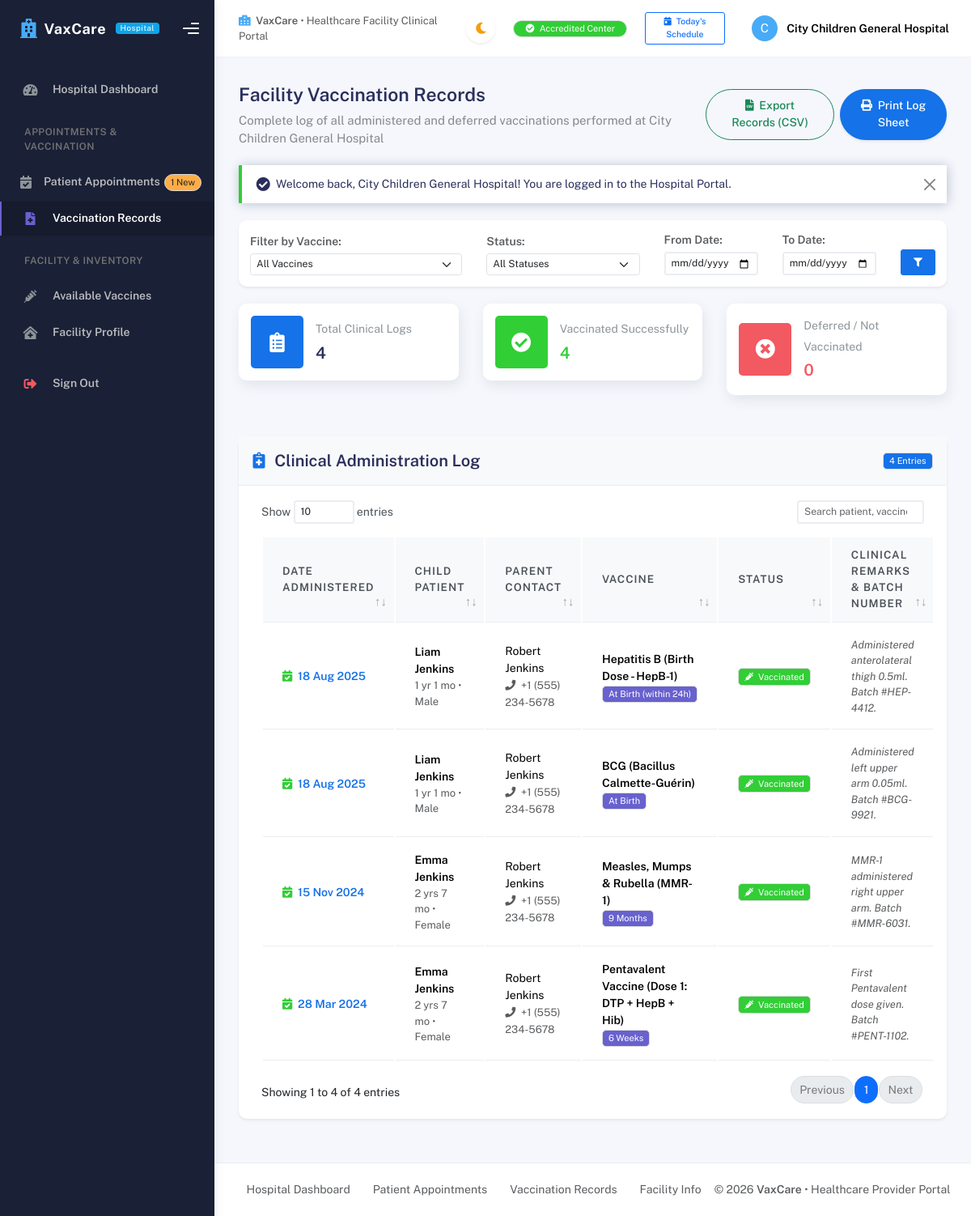
Screenshot of /hospital/records.php (signed in) with the database file from the repository.
### tables this page shows
CREATE TABLE hospitals (
    hospital_id INT AUTO_INCREMENT PRIMARY KEY,
    role_id INT NOT NULL,
    hospital_name VARCHAR(150) NOT NULL,
    address TEXT,
    location VARCHAR(150),
    phone VARCHAR(20),
    email VARCHAR(100) UNIQUE,
    username VARCHAR(50) NOT NULL UNIQUE,
    password VARCHAR(255) NOT NULL,
    status ENUM('Active', 'Inactive', 'Pending', 'Rejected') DEFAULT 'Pending',

    FOREIGN KEY (role_id)
        REFERENCES roles(role_id)
        ON UPDATE CASCADE
        ON DELETE RESTRICT
);

CREATE TABLE vaccination_records (
    record_id INT AUTO_INCREMENT PRIMARY KEY,

    booking_id INT NOT NULL,
    child_id INT NOT NULL,

    vaccination_date DATE NOT NULL,

    status ENUM(
        'Vaccinated',
        'Not Vaccinated'
    ) NOT NULL,

    remarks TEXT,

    FOREIGN KEY (booking_id)
        REFERENCES bookings(booking_id)
        ON UPDATE CASCADE
        ON DELETE CASCADE,

    FOREIGN KEY (child_id)
        REFERENCES children(child_id)
        ON UPDATE CASCADE
        ON DELETE CASCADE,

    UNIQUE (booking_id)
);

CREATE TABLE children (
    child_id INT AUTO_INCREMENT PRIMARY KEY,
    parent_id INT NOT NULL,
    child_name VARCHAR(100) NOT NULL,
    gender ENUM('Male', 'Female', 'Other') NOT NULL,
    date_of_birth DATE NOT NULL,
    address TEXT,
    notes TEXT,

    FOREIGN KEY (parent_id)
        REFERENCES parents(parent_id)
        ON UPDATE CASCADE
        ON DELETE CASCADE
);

CREATE TABLE parents (
    parent_id INT AUTO_INCREMENT PRIMARY KEY,
    role_id INT NOT NULL,
    name VARCHAR(100) NOT NULL,
    email VARCHAR(100) NOT NULL UNIQUE,
    phone VARCHAR(20),
    username VARCHAR(50) NOT NULL UNIQUE,
    password VARCHAR(255) NOT NULL,
    address TEXT,

    FOREIGN KEY (role_id)
        REFERENCES roles(role_id)
        ON UPDATE CASCADE
        ON DELETE RESTRICT
);

CREATE TABLE vaccines (
    vaccine_id INT AUTO_INCREMENT PRIMARY KEY,
    vaccine_name VARCHAR(150) NOT NULL,
    description TEXT,
    age_group VARCHAR(100),
    stock_status ENUM('Available', 'Unavailable') DEFAULT 'Available'
);

### hospital/records.php (the view, shortened to what the rows shown need)
<?php
require_once __DIR__ . '/includes/header.php';
$hospitalId = $currentHospital['id'];
$records = [];
if ($pdo) {
    try {
        $query = "
            SELECT vr.*, c.child_name, c.gender, c.date_of_birth, c.address as child_address,
                   v.vaccine_name, v.age_group,
                   p.name as parent_name, p.phone as parent_phone
            FROM vaccination_records vr
            JOIN bookings b ON vr.booking_id = b.booking_id
            JOIN children c ON vr.child_id = c.child_id
            JOIN vaccines v ON b.vaccine_id = v.vaccine_id
            JOIN parents p ON c.parent_id = p.parent_id
            WHERE b.hospital_id = ?
        ";
        $params = [$hospitalId];
        $query .= " ORDER BY vr.vaccination_date DESC, vr.record_id DESC";
        $stmt = $pdo->prepare($query);
        $stmt->execute($params);
        $records = $stmt->fetchAll();
    } catch (Exception $e) {
        setFlash('error', 'Error loading clinical records: ' . $e->getMessage());
    }
}
?>
<div class="main-panel">
    <?php require_once __DIR__ . '/includes/navbar.php'; ?>
    <div class="container">
        <div class="page-inner">
            <div class="d-flex align-items-left align-items-md-center flex-column flex-md-row pt-2 pb-4">
                <div>
                    <h3 class="fw-bold mb-1">Facility Vaccination Records</h3>
                    <h6 class="op-7 mb-0 text-muted">Complete log of all administered and deferred vaccinations performed at <?= htmlspecialchars($currentHospital['hospital_name']) ?></h6>
                </div>
            </div>
            <div class="card card-round shadow-sm">
                <div class="card-body">
                    <?php if (empty($records)): ?>
                        <div class="text-center py-5 text-muted">
                            <i class="fas fa-file-medical-alt fa-3x mb-3 text-muted"></i>
                            <h5 class="fw-bold">No Records Found</h5>
                            <p class="small text-muted mb-0">No entries match your search filter or no patients have been vaccinated yet.</p>
                        </div>
                    <?php else: ?>
                        <div class="table-responsive">
                            <table class="table table-hover align-middle datatable-custom">
                                <thead class="bg-light">
                                    <tr>
                                        <th>Date Administered</th>
                                        <th>Child Patient</th>
                                        <th>Parent Contact</th>
                                        <th>Vaccine</th>
                                        <th>Status</th>
                                        <th>Clinical Remarks & Batch Number</th>
                                    </tr>
                                </thead>
                                <tbody>
                                    <?php foreach ($records as $r): ?>
                                        <tr>
                                            <td class="fw-bold text-primary">
                                                <i class="fas fa-calendar-check text-success me-1"></i>
                                                <?= formatDate($r['vaccination_date'], 'd M Y') ?>
                                            </td>
                                            <td>
                                                <strong><?= htmlspecialchars($r['child_name']) ?></strong>
                                                <div class="small text-muted"><?= calculateAge($r['date_of_birth']) ?> &bull; <?= htmlspecialchars($r['gender']) ?></div>
                                            </td>
                                            <td>
                                                <div><?= htmlspecialchars($r['parent_name']) ?></div>
                                                <small class="text-muted"><i class="fas fa-phone me-1"></i> <?= htmlspecialchars($r['parent_phone'] ?? '-') ?></small>
                                            </td>
                                            <td>
                                                <div class="fw-bold"><?= htmlspecialchars($r['vaccine_name']) ?></div>
                                                <span class="badge bg-secondary"><?= htmlspecialchars($r['age_group']) ?></span>
                                            </td>
                                            <td>
                                                <?= getStatusBadge($r['status']) ?>
                                            </td>
                                            <td>
                                                <div class="small text-muted fst-italic" style="max-width: 260px;">
                                                    <?= !empty($r['remarks']) ? htmlspecialchars($r['remarks']) : 'Vaccine administered as scheduled.' ?>
                                                </div>
                                            </td>
                                        </tr>
                                    <?php endforeach; ?>
                                </tbody>
                            </table>
                        </div>
                    <?php endif; ?>
                </div>
            </div>
        </div>
    </div>
<?php require_once __DIR__ . '/includes/footer.php'; ?>

### hospital/includes/navbar.php (shortened to what the rows shown need)
<div class="main-header">
    <nav class="navbar navbar-header navbar-header-transparent navbar-expand-lg border-bottom">
        <div class="container-fluid">
            <ul class="navbar-nav topbar-nav ms-md-auto align-items-center">
                <li class="nav-item topbar-user dropdown hidden-caret">
                    <a class="dropdown-toggle profile-pic" data-bs-toggle="dropdown" href="#" aria-expanded="false">
                        <div class="avatar-sm">
                            <span class="avatar-title rounded-circle border border-white bg-info text-white font-weight-bold">
                                <?= strtoupper(substr($currentHospital['hospital_name'] ?? 'H', 0, 1)) ?>
                            </span>
                        </div>
                        <span class="profile-username">
                            <span class="fw-bold"><?= htmlspecialchars($currentHospital['hospital_name'] ?? 'Hospital') ?></span>
                        </span>
                    </a>
                </li>
            </ul>
        </div>
    </nav>
</div>

### config/helpers.php (shortened to what the rows shown need)
<?php
function formatDate($dateStr, $format = 'd M Y') {
    try {
        $date = new DateTime($dateStr);
        return $date->format($format);
    } catch (Exception $e) {
        return htmlspecialchars($dateStr);
    }
}
function calculateAge($dob) {
    try {
        $birthDate = new DateTime($dob);
        $today     = new DateTime('today');
        $diff      = $birthDate->diff($today);
        if ($diff->y > 0) {
            return $diff->y . ' yr' . ($diff->y > 1 ? 's' : '') . ($diff->m > 0 ? ' ' . $diff->m . ' mo' : '');
        } elseif ($diff->m > 0) {
            return $diff->m . ' month' . ($diff->m > 1 ? 's' : '') . ($diff->d > 0 ? ' ' . $diff->d . ' d' : '');
        } else {
            return $diff->d . ' day' . ($diff->d > 1 ? 's' : '');
        }
    } catch (Exception $e) {
        return 'N/A';
    }
}
function getStatusBadge($status) {
    return match ($status) {
        'Approved'   => '<span class="badge bg-info text-white"><i class="fas fa-check-circle me-1"></i> Approved</span>',
        'Completed'  => '<span class="badge bg-success"><i class="fas fa-check-double me-1"></i> Completed</span>',
        'Vaccinated' => '<span class="badge bg-success"><i class="fas fa-syringe me-1"></i> Vaccinated</span>',
        'Not Vaccinated' => '<span class="badge bg-danger"><i class="fas fa-times me-1"></i> Not Vaccinated</span>',
        'Pending'    => '<span class="badge bg-warning text-dark"><i class="fas fa-clock me-1"></i> Pending</span>',
        'Rejected'   => '<span class="badge bg-danger"><i class="fas fa-ban me-1"></i> Rejected</span>',
        'Active'     => '<span class="badge bg-success">Active</span>',
        'Inactive'   => '<span class="badge bg-secondary">Inactive</span>',
        default      => '<span class="badge bg-secondary">' . htmlspecialchars((string)$status) . '</span>',
    };
}

### rows the page displays
hospitals: hospital_name "C", hospital_name "City Children General Hospital"
vaccination_records: vaccination_date "18 Aug 2025", child.child_name "Liam Jenkins", child.date_of_birth "1 yr 1 mo", child.gender "Male", parents.name "Robert Jenkins", parents.phone "+1 (555) 234-5678", vaccines.vaccine_name "Hepatitis B (Birth Dose - HepB-1)", vaccines.age_group "At Birth (within 24h)", status "Vaccinated", remarks "Administered anterolateral thigh 0.5ml. Batch #HEP-4412."
vaccination_records: vaccination_date "18 Aug 2025", child.child_name "Liam Jenkins", child.date_of_birth "1 yr 1 mo", child.gender "Male", parents.name "Robert Jenkins", parents.phone "+1 (555) 234-5678", vaccines.vaccine_name "BCG (Bacillus Calmette-Guérin)", vaccines.age_group "At Birth", status "Vaccinated", remarks "Administered left upper arm 0.05ml. Batch #BCG-9921."
vaccination_records: vaccination_date "15 Nov 2024", child.child_name "Emma Jenkins", child.date_of_birth "2 yrs 7 mo", child.gender "Female", parents.name "Robert Jenkins", parents.phone "+1 (555) 234-5678", vaccines.vaccine_name "Measles, Mumps & Rubella (MMR-1)", vaccines.age_group "9 Months", status "Vaccinated", remarks "MMR-1 administered right upper arm. Batch #MMR-6031."
vaccination_records: vaccination_date "28 Mar 2024", child.child_name "Emma Jenkins", child.date_of_birth "2 yrs 7 mo", child.gender "Female", parents.name "Robert Jenkins", parents.phone "+1 (555) 234-5678", vaccines.vaccine_name "Pentavalent Vaccine (Dose 1: DTP + HepB + Hib)", vaccines.age_group "6 Weeks", status "Vaccinated", remarks "First Pentavalent dose given. Batch #PENT-1102."

### other values shown
$pendingAppointmentsCount "1"
$flash['message'] "Welcome back, City Children General Hospital! You are logged in to the Hospital Portal."
$stats['total'] "4"
$stats['vaccinated'] "4"
$stats['not_vaccinated'] "0"
count($records) "4"
